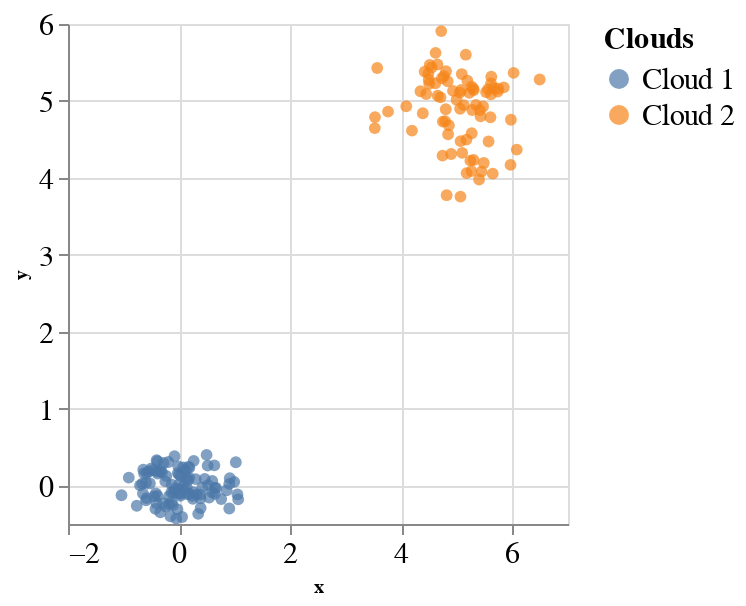

Here is the notebook cell this chart was saved with:
### Code cell
cloud_params = (
    means = [[0.0, 0.0], [5.0, 5.0]],  
    stds = [[0.5, 0.2], [0.5, 0.5]],  
    counts = [100, 80]          
)     

Random.seed!(1013)
df_toy_data, c = generate_clouds(; cloud_params...)
toy_data = [df_toy_data.x df_toy_data.y]

# We can visualise the generated toy data
df_toy_data |> @vlplot(
    width=250,
    height=250,
    :circle, 
    x={:x, title="x", axis={titleFontSize=10, labelFontSize=15, tickCount=5}},
    y={:y, title="y", axis={titleFontSize=10, labelFontSize=15, tickCount=5}},
    color={"label:n", scale={scheme="tableau10"}, legend={title="Clouds", orient="right", titleFontSize=15, labelFontSize=15}},
    size={value=35}
)

### Figure 1 — Vega-Lite specification as saved in the notebook (floating-point values rounded to 4 significant figures; data arrays with more than 128 entries replaced by an {"elided": "..."} marker saying what was removed)
{"data": {"values": {"elided": "180 records"}}, "encoding": {"color": {"field": "label", "legend": {"labelFontSize": 15, "orient": "right", "title": "Clouds", "titleFontSize": 15}, "scale": {"scheme": "tableau10"}, "type": "nominal"}, "size": {"value": 35}, "x": {"axis": {"labelFontSize": 15, "tickCount": 5, "titleFontSize": 10}, "field": "x", "title": "x", "type": "quantitative"}, "y": {"axis": {"labelFontSize": 15, "tickCount": 5, "titleFontSize": 10}, "field": "y", "title": "y", "type": "quantitative"}}, "height": 250, "mark": "circle", "width": 250}
